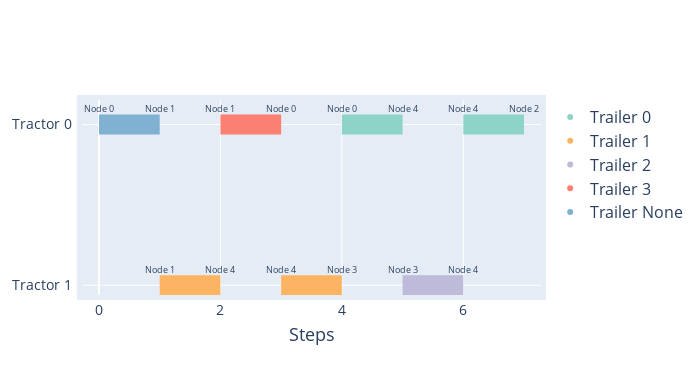

The cell this chart's notebook holds for it:
### Code cell
env = EVRP
dataset = env.make_dataset(
        filename='../instances/paper_5_nodes_swapping.json',
        r_threshold=0.6
    )
example_name="paper5"

# Need a dataloader to batch instances
dataloader = DataLoader(dataset, batch_size=1, collate_fn=collate_fn)

# Make var works for dicts
batch = next(iter(dataloader))

# Run the model
model.eval()
model.set_decode_type('greedy')

with torch.no_grad():
    cost, length, reward, penalty, _, edges, decision = model(batch[0].copy(), batch[1].copy(), return_pi=True)

edges=edges.permute(1,2,0)
decision=decision.permute(0, 2, 1)

for i, graph in enumerate(batch[1]):
    edge_count = len(edges[i]) + 1

    cols = 3
    rows = math.ceil(edge_count / cols)
    fig, axs = plt.subplots(rows, cols, figsize=(15, rows * 5.5))  # Adjusted figure size
    plt.subplots_adjust(wspace=0.02, hspace=0.02)

    # Flatten axs to easily iterate over it
    axs = axs.ravel()

    graph.draw(ax=axs[0], with_labels=False)
    axs[0].set_title("Initial State")
    axs[0].set_xlim([-0.7, 1.3])
    axs[0].set_ylim([-0.7, 1.3])
    axs[0].set_aspect('equal')

    col = 1
    for edge, d in zip(edges[i], decision[i]):

        graph.clear()
        graph.visit_edges([edge])
        graph.draw(ax=axs[col], with_labels=True)
        axs[col].set_title(f"Step {col-1}")
        axs[col].set_xlim([-0.7, 1.3])
        axs[col].set_ylim([-0.7, 1.3])
        axs[col].set_aspect('equal')

        col += 1

    data = edges[i].numpy().astype(int)
    plot_timeline(data, example_name=example_name)

# Hide empty subplots
for j in range(col, len(axs)):
    axs[j].axis('off')

plt.savefig(f"../images/evrp/plot_solution_graphs_{example_name}.png", dpi=300, bbox_inches='tight')
plt.show()
plt.close()

### Figure 1 — Plotly figure (JSON) as saved in the notebook; plotly's stock layout.template omitted (floating-point values rounded to 4 significant figures)
{"data": [{"hoverinfo": "none", "line": {"color": "rgb(128,177,211)", "width": 20}, "mode": "lines", "name": "Tractor 0 ", "showlegend": false, "type": "scatter", "x": [0, 1], "y": [0, 0]}, {"hoverinfo": "none", "line": {"color": "rgb(251,128,114)", "width": 20}, "mode": "lines", "name": "Tractor 0 ", "showlegend": false, "type": "scatter", "x": [2, 3], "y": [0, 0]}, {"hoverinfo": "none", "line": {"color": "rgb(141,211,199)", "width": 20}, "mode": "lines", "name": "Tractor 0 ", "showlegend": false, "type": "scatter", "x": [4, 5], "y": [0, 0]}, {"hoverinfo": "none", "line": {"color": "rgb(141,211,199)", "width": 20}, "mode": "lines", "name": "Tractor 0 ", "showlegend": false, "type": "scatter", "x": [6, 7], "y": [0, 0]}, {"hoverinfo": "none", "line": {"color": "rgb(253,180,98)", "width": 20}, "mode": "lines", "name": "Tractor 1 ", "showlegend": false, "type": "scatter", "x": [1, 2], "y": [1, 1]}, {"hoverinfo": "none", "line": {"color": "rgb(253,180,98)", "width": 20}, "mode": "lines", "name": "Tractor 1 ", "showlegend": false, "type": "scatter", "x": [3, 4], "y": [1, 1]}, {"hoverinfo": "none", "line": {"color": "rgb(190,186,218)", "width": 20}, "mode": "lines", "name": "Tractor 1 ", "showlegend": false, "type": "scatter", "x": [5, 6], "y": [1, 1]}, {"legendgroup": "Trailer 0", "marker": {"color": "rgb(141,211,199)"}, "mode": "markers", "name": "Trailer 0", "type": "scatter", "x": [null], "y": [null]}, {"legendgroup": "Trailer 1", "marker": {"color": "rgb(253,180,98)"}, "mode": "markers", "name": "Trailer 1", "type": "scatter", "x": [null], "y": [null]}, {"legendgroup": "Trailer 2", "marker": {"color": "rgb(190,186,218)"}, "mode": "markers", "name": "Trailer 2", "type": "scatter", "x": [null], "y": [null]}, {"legendgroup": "Trailer 3", "marker": {"color": "rgb(251,128,114)"}, "mode": "markers", "name": "Trailer 3", "type": "scatter", "x": [null], "y": [null]}, {"legendgroup": "Trailer None", "marker": {"color": "rgb(128,177,211)"}, "mode": "markers", "name": "Trailer None", "type": "scatter", "x": [null], "y": [null]}], "layout": {"annotations": [{"align": "center", "arrowhead": 2, "arrowsize": 1.5, "arrowwidth": 1.5, "ax": -5, "ay": 0, "font": {"size": 9}, "showarrow": false, "text": "Node 0", "valign": "bottom", "x": 0, "xref": "x", "y": -0.1, "yref": "y"}, {"align": "center", "arrowhead": 2, "arrowsize": 1.5, "arrowwidth": 1.5, "ax": -5, "ay": 0, "font": {"size": 9}, "showarrow": false, "text": "Node 1", "valign": "bottom", "x": 1, "xref": "x", "y": -0.1, "yref": "y"}, {"align": "center", "arrowhead": 2, "arrowsize": 1.5, "arrowwidth": 1.5, "ax": -5, "ay": 0, "font": {"size": 9}, "showarrow": false, "text": "Node 1", "valign": "bottom", "x": 2, "xref": "x", "y": -0.1, "yref": "y"}, {"align": "center", "arrowhead": 2, "arrowsize": 1.5, "arrowwidth": 1.5, "ax": -5, "ay": 0, "font": {"size": 9}, "showarrow": false, "text": "Node 0", "valign": "bottom", "x": 3, "xref": "x", "y": -0.1, "yref": "y"}, {"align": "center", "arrowhead": 2, "arrowsize": 1.5, "arrowwidth": 1.5, "ax": -5, "ay": 0, "font": {"size": 9}, "showarrow": false, "text": "Node 0", "valign": "bottom", "x": 4, "xref": "x", "y": -0.1, "yref": "y"}, {"align": "center", "arrowhead": 2, "arrowsize": 1.5, "arrowwidth": 1.5, "ax": -5, "ay": 0, "font": {"size": 9}, "showarrow": false, "text": "Node 4", "valign": "bottom", "x": 5, "xref": "x", "y": -0.1, "yref": "y"}, {"align": "center", "arrowhead": 2, "arrowsize": 1.5, "arrowwidth": 1.5, "ax": -5, "ay": 0, "font": {"size": 9}, "showarrow": false, "text": "Node 4", "valign": "bottom", "x": 6, "xref": "x", "y": -0.1, "yref": "y"}, {"align": "center", "arrowhead": 2, "arrowsize": 1.5, "arrowwidth": 1.5, "ax": -5, "ay": 0, "font": {"size": 9}, "showarrow": false, "text": "Node 2", "valign": "bottom", "x": 7, "xref": "x", "y": -0.1, "yref": "y"}, {"align": "center", "arrowhead": 2, "arrowsize": 1.5, "arrowwidth": 1.5, "ax": -5, "ay": 0, "font": {"size": 9}, "showarrow": false, "text": "Node 1", "valign": "bottom", "x": 1, "xref": "x", "y": 0.9, "yref": "y"}, {"align": "center", "arrowhead": 2, "arrowsize": 1.5, "arrowwidth": 1.5, "ax": -5, "ay": 0, "font": {"size": 9}, "showarrow": false, "text": "Node 4", "valign": "bottom", "x": 2, "xref": "x", "y": 0.9, "yref": "y"}, {"align": "center", "arrowhead": 2, "arrowsize": 1.5, "arrowwidth": 1.5, "ax": -5, "ay": 0, "font": {"size": 9}, "showarrow": false, "text": "Node 4", "valign": "bottom", "x": 3, "xref": "x", "y": 0.9, "yref": "y"}, {"align": "center", "arrowhead": 2, "arrowsize": 1.5, "arrowwidth": 1.5, "ax": -5, "ay": 0, "font": {"size": 9}, "showarrow": false, "text": "Node 3", "valign": "bottom", "x": 4, "xref": "x", "y": 0.9, "yref": "y"}, {"align": "center", "arrowhead": 2, "arrowsize": 1.5, "arrowwidth": 1.5, "ax": -5, "ay": 0, "font": {"size": 9}, "showarrow": false, "text": "Node 3", "valign": "bottom", "x": 5, "xref": "x", "y": 0.9, "yref": "y"}, {"align": "center", "arrowhead": 2, "arrowsize": 1.5, "arrowwidth": 1.5, "ax": -5, "ay": 0, "font": {"size": 9}, "showarrow": false, "text": "Node 4", "valign": "bottom", "x": 6, "xref": "x", "y": 0.9, "yref": "y"}], "height": 375, "legend": {"font": {"size": 16}, "traceorder": "normal"}, "margin": {"pad": 5}, "showlegend": true, "width": 700, "xaxis": {"tickfont": {"size": 14}, "title": {"font": {"size": 18}, "text": "Steps"}}, "yaxis": {"autorange": "reversed", "tickfont": {"size": 14}, "ticktext": ["Tractor 0 ", "Tractor 1 "], "tickvals": [0, 1], "type": "category"}}}
